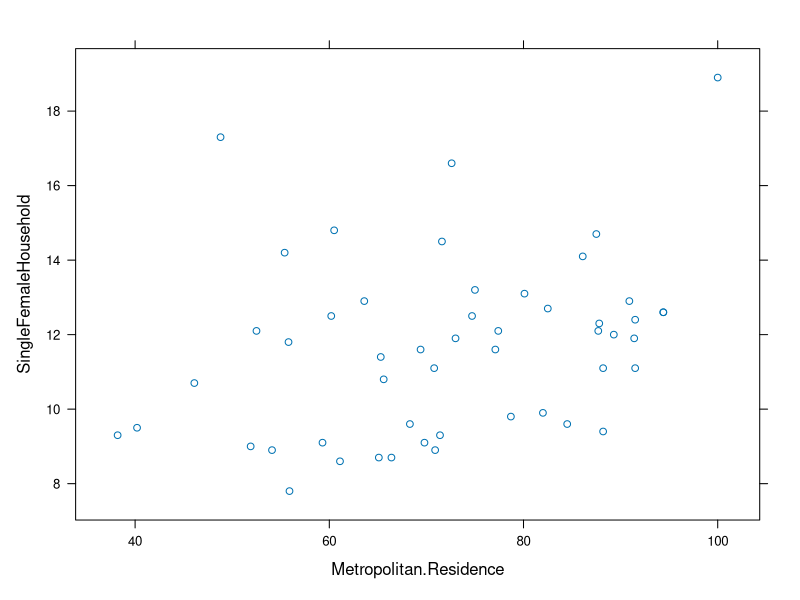

Generate this figure with R:
## ---- chunk 1

smdetails = read.csv('data_poverty.txt', sep = '\t')
smdetails
# 1) Pick two variables that we didn't study,
# I am picking the variables Metropolitan.Residence and SingleFemaleHousehold.
## ---- chunk 2
cor(smdetails$Metropolitan.Residence, smdetails$SingleFemaleHousehold)
# since correlation is not zero, there is linear association between 2 variables Metropolitan.Residence and 
# SingleFemaleHousehold.
## ---- chunk 3
# 2) Plot as scatter-plot for the two variables
require(lattice)
xyplot(SingleFemaleHousehold~Metropolitan.Residence, data = smdetails)
## ---- chunk 4
# 3)Create the regression model for the variables
smmodel = lm(SingleFemaleHousehold~Metropolitan.Residence, data = smdetails)
smmodel

# 4)Write the formula of the model and interpret the model?
# Therefore, SingleFemaleHousehold =  8.28954  +  0.04628*Metropolitan.Residence
# m = slope = 0.04628, y = SingleFemaleHousehold, c = 8.28954, x = Metropolitan.Residence, y = mx+c
# For each additional % point in Metropolitan.Residence rate, we would expect the % SingleFemaleHousehold to be higher # on average by 0.62%. States with no Metropolitan.Residence are expected on average to have 8.28954% of 
# SingleFemaleHousehold.


## ---- chunk 5
# 5) Perform one prediction with the model
# prediction for 65% Metropolitan.Residence
8.28954  +  0.04628*65
# If  65% population of a state live in metropolitan then single females would be 11.29% of that state pouplation.
## ---- chunk 6
# 6) Check the significance of the dependent variable (as in how confident we are that the relationship that shows in # the data is not from sampling error)
anova(smmodel)
# Answer -  since the p value is below 5%, therefore, we are confident that the prediction will have very less error.

